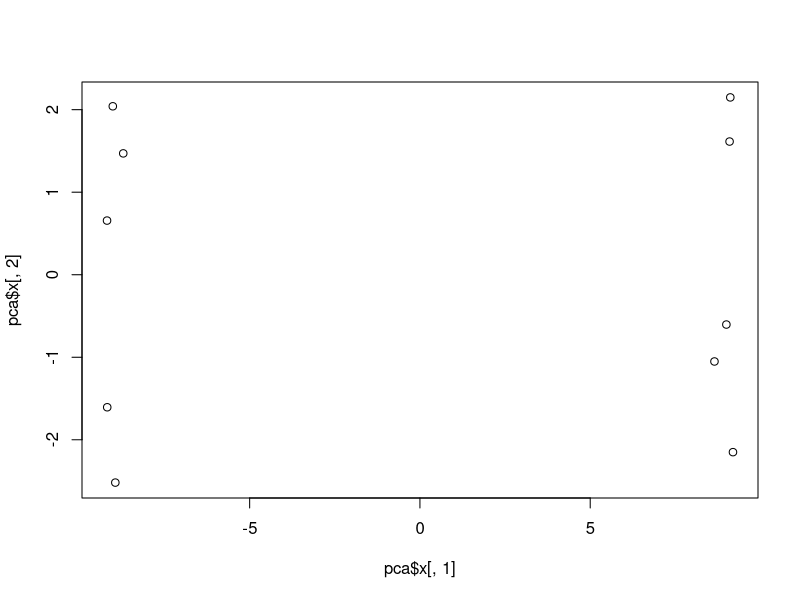
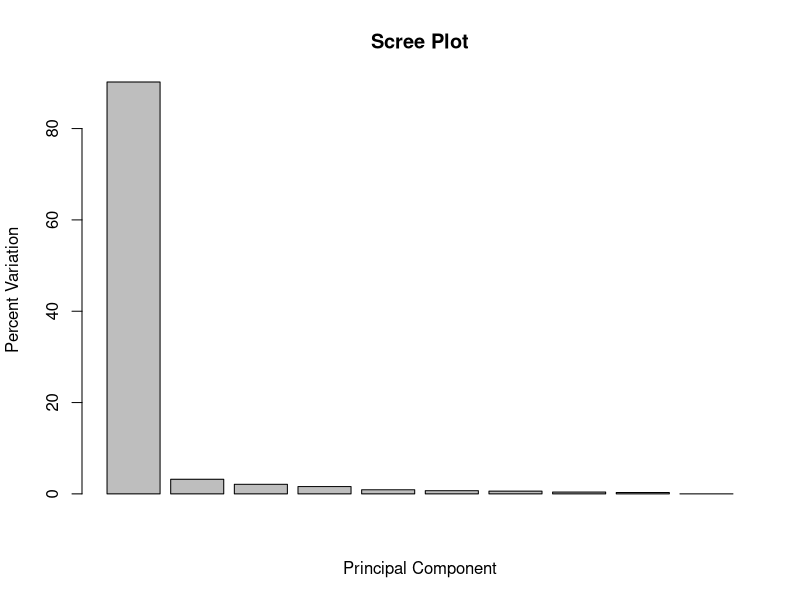
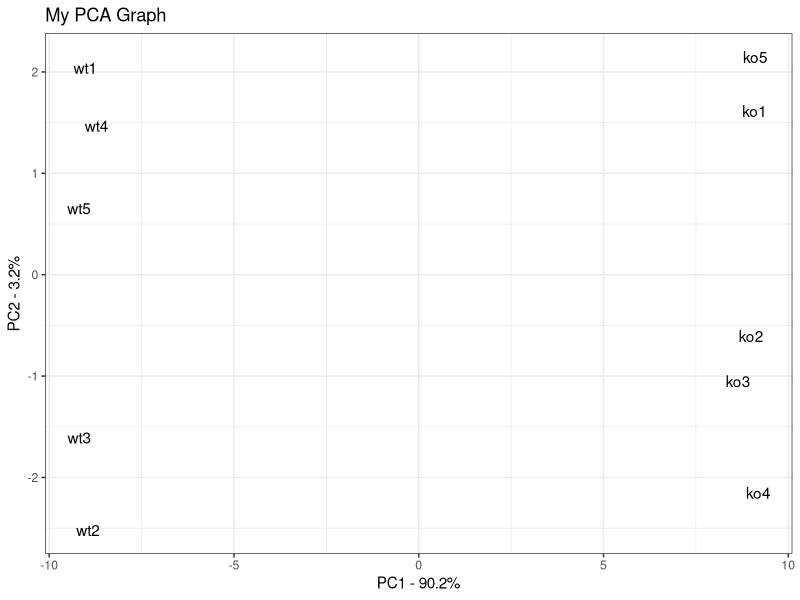
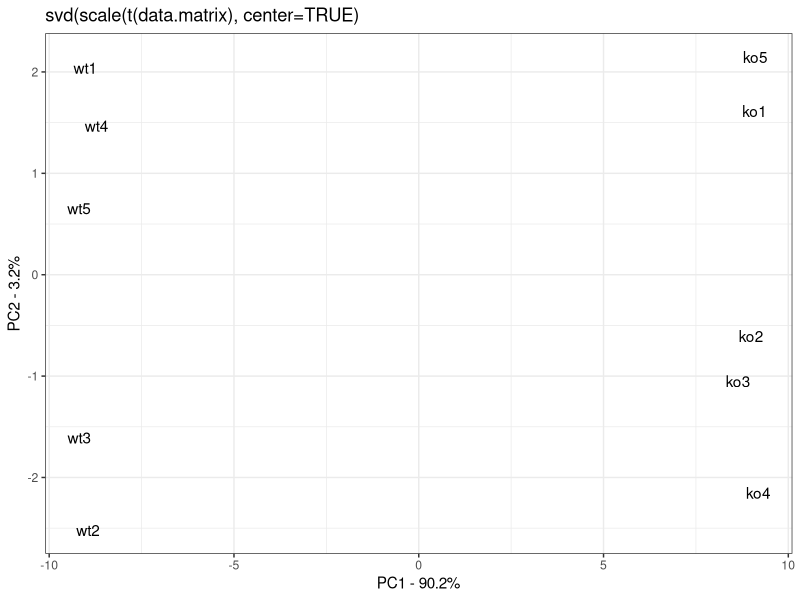
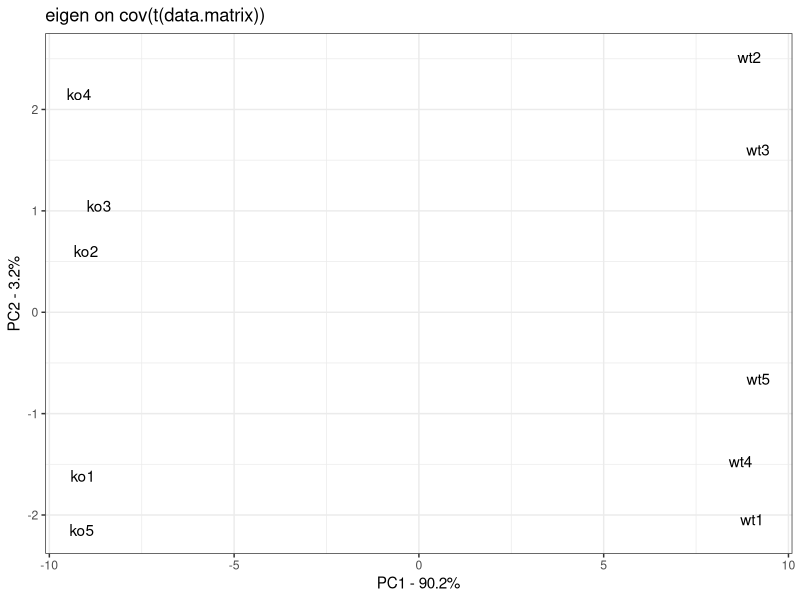

Write the R code that produced these figures, in order.
## In this example, the data is in a matrix called
## data.matrix
## columns are individual samples (i.e. cells)
## rows are measurements taken for all the samples (i.e. genes)
## Just for the sake of the example, here's some made up data...
data.matrix <- matrix(nrow=100, ncol=10)
colnames(data.matrix) <- c(
  paste("wt", 1:5, sep=""),
  paste("ko", 1:5, sep=""))
rownames(data.matrix) <- paste("gene", 1:100, sep="")
for (i in 1:100) {
  wt.values <- rpois(5, lambda=sample(x=10:1000, size=1))
  ko.values <- rpois(5, lambda=sample(x=10:1000, size=1))
  
  data.matrix[i,] <- c(wt.values, ko.values)
}
head(data.matrix)
dim(data.matrix)

pca <- prcomp(t(data.matrix), scale=TRUE) 

## plot pc1 and pc2
plot(pca$x[,1], pca$x[,2])

## make a scree plot
pca.var <- pca$sdev^2
pca.var.per <- round(pca.var/sum(pca.var)*100, 1)

barplot(pca.var.per, main="Scree Plot", xlab="Principal Component", ylab="Percent Variation")

## now make a fancy looking plot that shows the PCs and the variation:
library(ggplot2)

pca.data <- data.frame(Sample=rownames(pca$x),
                       X=pca$x[,1],
                       Y=pca$x[,2])
pca.data

ggplot(data=pca.data, aes(x=X, y=Y, label=Sample)) +
  geom_text() +
  xlab(paste("PC1 - ", pca.var.per[1], "%", sep="")) +
  ylab(paste("PC2 - ", pca.var.per[2], "%", sep="")) +
  theme_bw() +
  ggtitle("My PCA Graph")

## get the name of the top 10 measurements (genes) that contribute
## most to pc1.
loading_scores <- pca$rotation[,1]
gene_scores <- abs(loading_scores) ## get the magnitudes
gene_score_ranked <- sort(gene_scores, decreasing=TRUE)
top_10_genes <- names(gene_score_ranked[1:10])

top_10_genes ## show the names of the top 10 genes

pca$rotation[top_10_genes,1] ## show the scores (and +/- sign)

#######
##
## NOTE: Everything that follow is just bonus stuff.
## It simply demonstrates how to get the same
## results using "svd()" (Singular Value Decomposition) or using "eigen()"
## (Eigen Decomposition).
##
#######

############################################
##
## Now let's do the same thing with svd()
##
## svd() returns three things
## v = the "rotation" that prcomp() returns, this is a matrix of eigenvectors
##     in other words, a matrix of loading scores
## u = this is similar to the "x" that prcomp() returns. In other words,
##     sum(the rotation * the original data), but compressed to the unit vector
##     You can spread it out by multiplying by "d"
## d = this is similar to the "sdev" value that prcomp() returns (and thus
##     related to the eigen values), but not
##     scaled by sample size in an unbiased way (ie. 1/(n-1)).
##     For prcomp(), sdev = sqrt(var) = sqrt(ss(fit)/(n-1))
##     For svd(), d = sqrt(ss(fit))
##
############################################

svd.stuff <- svd(scale(t(data.matrix), center=TRUE))

## calculate the PCs
svd.data <- data.frame(Sample=colnames(data.matrix),
                       X=(svd.stuff$u[,1] * svd.stuff$d[1]),
                       Y=(svd.stuff$u[,2] * svd.stuff$d[2]))
svd.data

## alternatively, we could compute the PCs with the eigen vectors and the
## original data
svd.pcs <- t(t(svd.stuff$v) %*% t(scale(t(data.matrix), center=TRUE)))
svd.pcs[,1:2] ## the first to principal components

svd.df <- ncol(data.matrix) - 1
svd.var <- svd.stuff$d^2 / svd.df
svd.var.per <- round(svd.var/sum(svd.var)*100, 1)

ggplot(data=svd.data, aes(x=X, y=Y, label=Sample)) +
  geom_text() +
  xlab(paste("PC1 - ", svd.var.per[1], "%", sep="")) +
  ylab(paste("PC2 - ", svd.var.per[2], "%", sep="")) +
  theme_bw() +
  ggtitle("svd(scale(t(data.matrix), center=TRUE)")

############################################
##
## Now let's do the same thing with eigen()
##
## eigen() returns two things...
## vectors = eigen vectors (vectors of loading scores)
##           NOTE: pcs = sum(loading scores * values for sample)
## values = eigen values
##
############################################
cov.mat <- cov(scale(t(data.matrix), center=TRUE))
dim(cov.mat)

## since the covariance matrix is symmetric, we can tell eigen() to just
## work on the lower triangle with "symmetric=TRUE"
eigen.stuff <- eigen(cov.mat, symmetric=TRUE)
dim(eigen.stuff$vectors)
head(eigen.stuff$vectors[,1:2])

eigen.pcs <- t(t(eigen.stuff$vectors) %*% t(scale(t(data.matrix), center=TRUE)))
eigen.pcs[,1:2]

eigen.data <- data.frame(Sample=rownames(eigen.pcs),
                         X=(-1 * eigen.pcs[,1]), ## eigen() flips the X-axis in this case, so we flip it back
                         Y=eigen.pcs[,2]) ## X axis will be PC1, Y axis will be PC2
eigen.data

eigen.var.per <- round(eigen.stuff$values/sum(eigen.stuff$values)*100, 1)

ggplot(data=eigen.data, aes(x=X, y=Y, label=Sample)) +
  geom_text() +
  xlab(paste("PC1 - ", eigen.var.per[1], "%", sep="")) +
  ylab(paste("PC2 - ", eigen.var.per[2], "%", sep="")) +
  theme_bw() +
  ggtitle("eigen on cov(t(data.matrix))")